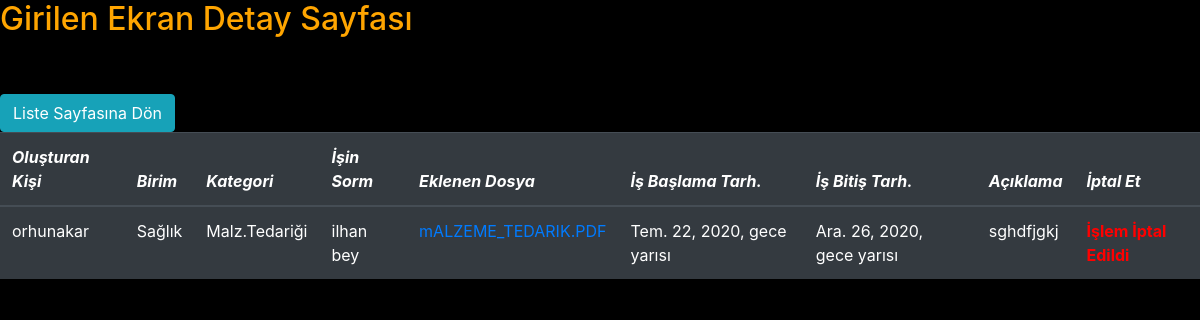
The app's page /form1/detail/1 (signed in) with its own data.
### form_1/models.py (models this page shows, shortened)
class Form1(models.Model):
    Birim = (
        ('Sağlık', 'Sağlık'),
        ('OSGB', 'OSGB'),
        ('Diğer', 'Diğer'),
    )
    kategori = (
        ('ihale', 'ihale'),
        ('teklif', 'Teklif'),
        ('Malz.Tedariği', 'Malz.Tedariği'),
        ('Diğer', 'Diğer'),
    )
    sorumlu = (
        ('cengiz bey', 'Cengiz Bey'),
        ('tekin bey', 'Tekin Bey'),
        ('ilhan bey', 'İlhan Bey'),
        ('mustafa bey', 'Mustafa Bey'),
        ('diğer', 'Diğer'),
    )
    adana=Firmalar.objects.all().order_by('firma_adi')
    adana_choices=[(x.firma_adi,x.firma_adi) for x in adana]
    Firmaid=models.ForeignKey(Firmalar,on_delete=models.PROTECT,blank=True,null=True)
    FirmaAdi=models.CharField(choices=adana_choices,max_length=60,verbose_name='Firma Adı',blank=False)
    Olusturan=models.ForeignKey(User,on_delete=models.CASCADE,blank=True,null=True)
    ilgili_birim = models.CharField(choices=Birim, max_length=25, verbose_name='İlgili Birim        ', blank=False)
    isin_kategorisi = models.CharField(choices=kategori, max_length=25, verbose_name='Yapılan İşin Kategorisi       ',blank=False)
    konusu = models.TextField(verbose_name='Konu ile ilgili Açıklama         ', blank=False)
    dosya = models.FileField( db_index=True,blank=True)
    sorumlu_kisi = models.CharField(choices=sorumlu, max_length=25, verbose_name='İşten Sorumlu Kişi        ', blank=False)
    baslangic = models.DateTimeField(default=timezone.now, blank=False)
    bitis = models.DateTimeField(default=date.today,blank=False)
    iptal=models.BooleanField(default=False,verbose_name='İşlemin Tamamını İptal Et')
    bugun = models.DateField(default=date.today)

### form_1/views.py (the view)
# urls.py: url(r'^detail/(?P<pk>\d+)$', views.form1_detail, name='form1_detail'),
@login_required(login_url=login_view)
def form1_detail(request , pk):
    liste = get_object_or_404(Form1 , id=pk)
    context = {'liste': liste}
    return render(request , 'Form1/detail.html' , context)

### templates/Form1/detail.html (shortened to what this page needs)
<!DOCTYPE html>
<html lang="en" xmlns:Content-Disposition="http://www.w3.org/1999/xhtml">
<head>
    <link rel="stylesheet" href="https://stackpath.bootstrapcdn.com/bootstrap/4.5.0/css/bootstrap.min.css">
</head>
<body>
<h2>Girilen Ekran Detay Sayfası</h2><br><br>
<a href="/form1" class="btn btn-info" role="button" >Liste Sayfasına Dön</a><br>
<div class="table-responsive">
    <table enctype="multipart/form-data" class="table table-hover table-dark"   width="75" >
  <thead>
    <tr>
      <th scope="col"><i>Oluşturan Kişi</i></th>
      <th scope="col"><i>Birim</i></th>
      <th scope="col"><i>Kategori</i></th>
      <th scope="col"><i>İşin Sorm</i></th>
      <th scope="col"><i>Eklenen Dosya</i></th>
      <th scope="col"><i>İş Başlama Tarh.</i></th>
      <th scope="col"><i>İş Bitiş Tarh.</i></th>
      <th scope="col"><i>Açıklama</i></th>
      <th scope="col"><i>İptal Et</i></th>
    </tr>
     </thead>
  <tbody>
    <tr>
        <td>{{liste.Olusturan.username}}</td>
        <td>{{liste.ilgili_birim}}</td>
        <td>{{liste.isin_kategorisi}}</td>
        <td>{{liste.sorumlu_kisi}}</td>
         <td><a href="{%url 'download' liste.id%}" download >{{liste.dosya}} </a></td>
        <td>{{liste.baslangic}}</td>
        <td>{{liste.bitis}}</td>
        <td>{{liste.konusu}}</td>
        <td>{% if liste.iptal is True %}
            <div style="color:Red"><strong>İşlem İptal Edildi</strong></div>
            {%else%}
            <div style="color:Green"><strong>İşlem Açık</strong></div>
            {%endif%}
        </td>
    </tr>
    </tbody>
</table>
    </div>
</body>
</html>

### templates/Form1/detail.html (style rules this page uses)
body { background-color:Black;color:orange }

### records on screen
Form1: Olusturan.username "orhunakar", ilgili_birim "Sağlık", isin_kategorisi "Malz.Tedariği", sorumlu_kisi "ilhan bey", dosya "mALZEME_TEDARIK.PDF", baslangic "Tem. 22, 2020, gece yarısı", bitis "Ara. 26, 2020, gece yarısı", konusu "sghdfjgkj"
